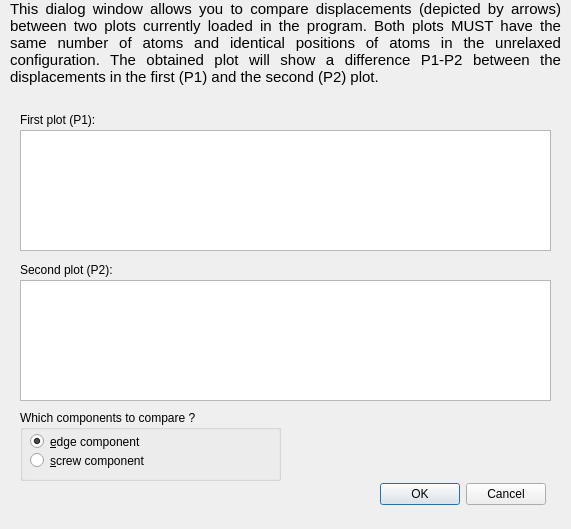
<?xml version="1.0" encoding="UTF-8"?>
<ui version="4.0">
 <class>DCompareDisp</class>
 <widget class="QDialog" name="DCompareDisp">
  <property name="geometry">
   <rect>
    <x>0</x>
    <y>0</y>
    <width>571</width>
    <height>529</height>
   </rect>
  </property>
  <property name="windowTitle">
   <string>Compare displacements in two plots</string>
  </property>
  <widget class="QLabel" name="hint">
   <property name="geometry">
    <rect>
     <x>10</x>
     <y>0</y>
     <width>551</width>
     <height>101</height>
    </rect>
   </property>
   <property name="frameShape">
    <enum>QFrame::NoFrame</enum>
   </property>
   <property name="frameShadow">
    <enum>QFrame::Plain</enum>
   </property>
   <property name="text">
    <string>&lt;!DOCTYPE HTML PUBLIC &quot;-//W3C//DTD HTML 4.0//EN&quot; &quot;http://www.w3.org/TR/REC-html40/strict.dtd&quot;&gt;
&lt;html&gt;&lt;head&gt;&lt;meta name=&quot;qrichtext&quot; content=&quot;1&quot; /&gt;&lt;style type=&quot;text/css&quot;&gt;
p, li { white-space: pre-wrap; }
&lt;/style&gt;&lt;/head&gt;&lt;body style=&quot; font-family:'Ubuntu'; font-size:11pt; font-weight:400; font-style:normal;&quot;&gt;
&lt;p align=&quot;justify&quot; style=&quot; margin-top:0px; margin-bottom:0px; margin-left:0px; margin-right:0px; -qt-block-indent:0; text-indent:0px;&quot;&gt;This dialog window allows you to compare displacements (depicted by arrows) between two plots currently loaded in the program. Both plots MUST have the same number of atoms and identical positions of atoms in the unrelaxed configuration. The obtained plot will show a difference P1-P2 between the displacements in the first (P1) and the second (P2) plot.&lt;/p&gt;&lt;/body&gt;&lt;/html&gt;</string>
   </property>
   <property name="textFormat">
    <enum>Qt::RichText</enum>
   </property>
   <property name="alignment">
    <set>Qt::AlignLeading|Qt::AlignLeft|Qt::AlignTop</set>
   </property>
   <property name="wordWrap">
    <bool>true</bool>
   </property>
   <property name="margin">
    <number>5</number>
   </property>
  </widget>
  <widget class="QDialogButtonBox" name="buttonBox">
   <property name="geometry">
    <rect>
     <x>370</x>
     <y>480</y>
     <width>176</width>
     <height>28</height>
    </rect>
   </property>
   <property name="standardButtons">
    <set>QDialogButtonBox::Cancel|QDialogButtonBox::Ok</set>
   </property>
  </widget>
  <widget class="QGroupBox" name="groupBox">
   <property name="geometry">
    <rect>
     <x>20</x>
     <y>410</y>
     <width>261</width>
     <height>71</height>
    </rect>
   </property>
   <property name="title">
    <string>Which components to compare ?</string>
   </property>
   <widget class="QRadioButton" name="compScrew">
    <property name="geometry">
     <rect>
      <x>10</x>
      <y>40</y>
      <width>161</width>
      <height>21</height>
     </rect>
    </property>
    <property name="text">
     <string>&amp;screw component</string>
    </property>
   </widget>
   <widget class="QRadioButton" name="compEdge">
    <property name="geometry">
     <rect>
      <x>10</x>
      <y>20</y>
      <width>141</width>
      <height>23</height>
     </rect>
    </property>
    <property name="text">
     <string>&amp;edge component</string>
    </property>
    <property name="checked">
     <bool>true</bool>
    </property>
   </widget>
  </widget>
  <widget class="QLabel" name="label2">
   <property name="geometry">
    <rect>
     <x>20</x>
     <y>260</y>
     <width>491</width>
     <height>20</height>
    </rect>
   </property>
   <property name="frameShape">
    <enum>QFrame::NoFrame</enum>
   </property>
   <property name="frameShadow">
    <enum>QFrame::Plain</enum>
   </property>
   <property name="text">
    <string>Second plot (P2):</string>
   </property>
   <property name="wordWrap">
    <bool>false</bool>
   </property>
  </widget>
  <widget class="QListWidget" name="plot2">
   <property name="geometry">
    <rect>
     <x>20</x>
     <y>280</y>
     <width>531</width>
     <height>121</height>
    </rect>
   </property>
  </widget>
  <widget class="QLabel" name="label1">
   <property name="geometry">
    <rect>
     <x>20</x>
     <y>110</y>
     <width>491</width>
     <height>20</height>
    </rect>
   </property>
   <property name="frameShape">
    <enum>QFrame::NoFrame</enum>
   </property>
   <property name="frameShadow">
    <enum>QFrame::Plain</enum>
   </property>
   <property name="text">
    <string>First plot (P1):</string>
   </property>
   <property name="wordWrap">
    <bool>false</bool>
   </property>
  </widget>
  <widget class="QListWidget" name="plot1">
   <property name="geometry">
    <rect>
     <x>20</x>
     <y>130</y>
     <width>531</width>
     <height>121</height>
    </rect>
   </property>
  </widget>
 </widget>
 <layoutdefault spacing="6" margin="11"/>
 <resources/>
 <connections>
  <connection>
   <sender>buttonBox</sender>
   <signal>accepted()</signal>
   <receiver>DCompareDisp</receiver>
   <slot>accept()</slot>
   <hints>
    <hint type="sourcelabel">
     <x>387</x>
     <y>413</y>
    </hint>
    <hint type="destinationlabel">
     <x>249</x>
     <y>221</y>
    </hint>
   </hints>
  </connection>
  <connection>
   <sender>buttonBox</sender>
   <signal>rejected()</signal>
   <receiver>DCompareDisp</receiver>
   <slot>reject()</slot>
   <hints>
    <hint type="sourcelabel">
     <x>387</x>
     <y>413</y>
    </hint>
    <hint type="destinationlabel">
     <x>249</x>
     <y>221</y>
    </hint>
   </hints>
  </connection>
 </connections>
</ui>
